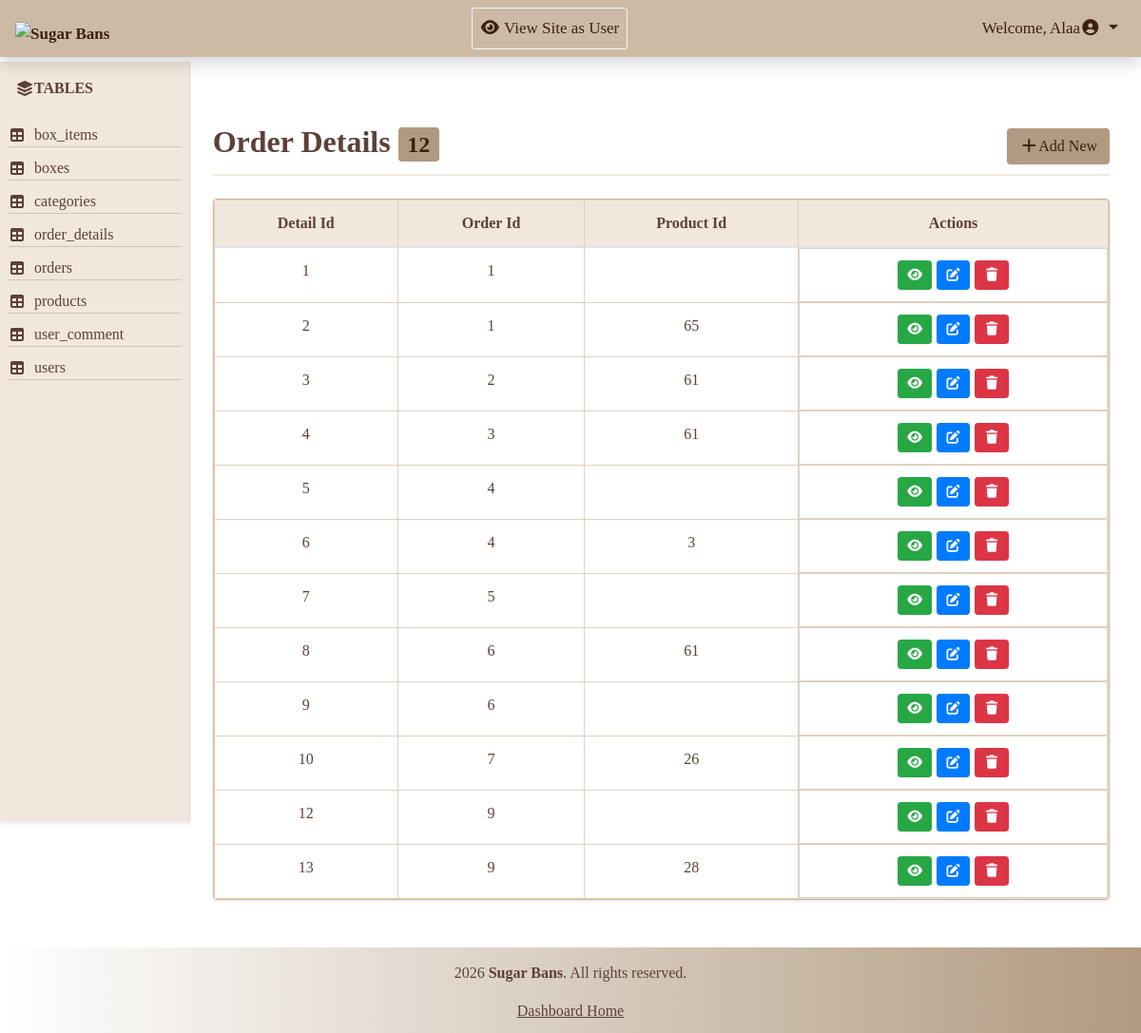
The page /Admin/view_table.php?table=order_details (signed in) on the database its author committed.
### tables this page shows
CREATE TABLE `order_details` (
  `detail_id` int(11) NOT NULL,
  `order_id` int(11) NOT NULL,
  `product_id` int(11) DEFAULT NULL,
  `box_id` int(11) DEFAULT NULL,
  `quantity` int(11) NOT NULL,
  `price` decimal(10,2) NOT NULL
);

### Admin/view_table.php (the view, shortened to what this page needs)
<?php
include 'includes/db/db.php';
include 'includes/temp/header.php';
include 'includes/temp/navbar.php';
?>
    <div class="row mx-3">
        <?php include 'includes/temp/aside.php'; ?>
        <main class="col-md-10">
            <?php
            $displayTitle = "";
            if (isset($_GET['table'])) {
                $currentTable = $_GET['table'];
                $spaceName = str_replace('_', ' ', $currentTable);
                $displayTitle = ucwords($spaceName);
            }
            $statement = $connect->prepare("SELECT * FROM $currentTable");
            $statement->execute();
            $currentTableCount =$statement->rowCount();
            $result = $statement->fetchAll(PDO::FETCH_ASSOC);
            $columns = [];
            if (!empty($result)) {
                $columns = array_slice(array_keys($result[0]), 0, 3);
            }
            ?>
            <div class="d-flex justify-content-between align-items-center div-title">
                <h2 class="table-title" ><?php echo $displayTitle;?> <span class="badge"><?php echo $currentTableCount;?></span></h2>
                <a href="action.php?action=add&table=<?php echo $currentTable; ?>"class="btn shadow-sm btn-add"><i class="fa-solid fa-plus"></i>Add New</a>
            </div>
            <div class="card shadow-sm mt-4 overflow-hidden">
                    <table class="table table-hover mb-0 w-100 border 1px">
                        <thead>
                            <tr>
                                <?php foreach ($columns as $col){?>
                                    <th><?php echo ucwords(str_replace('_', ' ', $col)); ?></th>
                                    <?php } ?>
                                    <th>Actions</th>
                            </tr>
                        </thead>
                        <tbody>
                            <?php foreach ($result as $row){ ?>
                                <tr>
                                    <?php foreach ($columns as $col){ ?>
                                    <td><?php echo $row[$col]; ?></td>
                                        <?php } ?>
                                    <td class="d-flex flex-md-nowrap justify-content-center operation">
                                        <a href="action.php?action=show&table=<?php echo $currentTable; ?>&id=<?php echo array_values($row)[0]; ?>" class="btn btn-sm btn-success"><i class="fa-solid fa-eye"></i></a>
                                        <a href="action.php?action=edit&table=<?php echo $currentTable; ?>&id=<?php echo array_values($row)[0]; ?>" class="btn btn-sm btn-primary"><i class="fa-solid fa-pen-to-square"></i></a>
                                        <a href="action.php?action=delete&table=<?php echo $currentTable; ?>&id=<?php echo array_values($row)[0]; ?>" class="btn btn-sm btn-danger" onclick= "return confirm('Are you sure you want to delete this?')"><i class="fa-solid fa-trash"></i></a>
                                   </td>
                               </tr>
                            <?php } ?>
                        </tbody>
                    </table>
                </div>
        </main>
    </div>
<?php
include 'includes/temp/footer.php';
?>

### Admin/includes/assets/css/style.css (style rules this page uses)
* { margin: 0; padding: 0; box-sizing: border-box; }
body { font-family:Georgia, 'Times New Roman', Times, serif; }
main { margin-top: 130px; margin-bottom: 50px; margin-left: 16.5%; padding-right:5px ; min-height: calc(100vh - 90px - 180px); }
.div-title { border-bottom: 2px solid #f1e7dd; padding-bottom: 5px; }
.table-title { color: #5d4037; font-weight: bold; }
.btn-add { background-color:#b19a80; color: #3c2011 ; }
.badge { background-color:#b19a80; color: #3c2011 ; }
.table ,.card { color: #5d4037; border-color: #d2b48c; }
.table th, .table td { border: 1px solid #e0d0c0; text-align: center; }
.table th { background-color: #f1e7dd ; }
.operation { gap:5px; margin: auto; }

### rows shown on the page
order_details: detail_id "1", order "1"
order_details: detail_id "2", order "1", product "65"
order_details: detail_id "3", order "2", product "61"
order_details: detail_id "4", order "3", product "61"
order_details: detail_id "5", order "4"
order_details: detail_id "6", order "4", product "3"
order_details: detail_id "7", order "5"
order_details: detail_id "8", order "6", product "61"
order_details: detail_id "9", order "6"
order_details: detail_id "10", order "7", product "26"
order_details: detail_id "12", order "9"
order_details: detail_id "13", order "9", product "28"

### other values the page prints
$_SESSION['user_fname'] "Alaa"
$row "box_items"
$row "boxes"
$row "categories"
$row "order_details"
$row "orders"
$row "products"
$row "user_comment"
$row "users"
$displayTitle "Order Details"
$currentTableCount "12"
str_replace('_', ' ', $col) "Detail Id"
str_replace('_', ' ', $col) "Order Id"
str_replace('_', ' ', $col) "Product Id"
